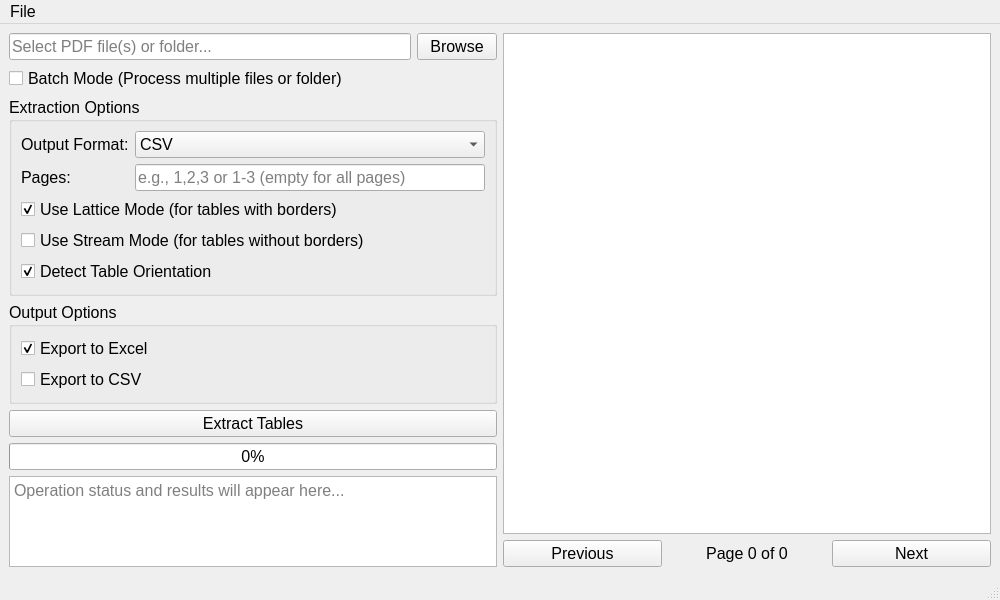
<?xml version="1.0" encoding="UTF-8"?>
<ui version="4.0">
 <class>MainWindow</class>
 <widget class="QMainWindow" name="MainWindow">
  <property name="geometry">
   <rect>
    <x>0</x>
    <y>0</y>
    <width>1000</width>
    <height>600</height>
   </rect>
  </property>
  <property name="windowTitle">
   <string>PDF Table Extractor</string>
  </property>
  <property name="font">
   <font>
    <pointsize>12</pointsize>
   </font>
  </property>
  <widget class="QWidget" name="centralwidget">
   <layout class="QHBoxLayout" name="horizontalLayout_3">
    <item>
     <layout class="QVBoxLayout" name="leftLayout">
      <item>
       <layout class="QHBoxLayout" name="horizontalLayout">
        <item>
         <widget class="QLineEdit" name="inputFileEdit">
          <property name="font">
           <font>
            <pointsize>12</pointsize>
           </font>
          </property>
          <property name="placeholderText">
           <string>Select PDF file(s) or folder...</string>
          </property>
          <property name="readOnly">
           <bool>true</bool>
          </property>
         </widget>
        </item>
        <item>
         <widget class="QPushButton" name="browseButton">
          <property name="font">
           <font>
            <pointsize>12</pointsize>
           </font>
          </property>
          <property name="text">
           <string>Browse</string>
          </property>
         </widget>
        </item>
       </layout>
      </item>
      <item>
       <widget class="QCheckBox" name="batchModeCheckbox">
        <property name="font">
         <font>
          <pointsize>12</pointsize>
         </font>
        </property>
        <property name="text">
         <string>Batch Mode (Process multiple files or folder)</string>
        </property>
       </widget>
      </item>
      <item>
       <widget class="QGroupBox" name="extractOptionsGroup">
        <property name="font">
         <font>
          <pointsize>12</pointsize>
         </font>
        </property>
        <property name="title">
         <string>Extraction Options</string>
        </property>
        <layout class="QVBoxLayout" name="verticalLayout">
         <item>
          <layout class="QFormLayout" name="formLayout">
           <item row="0" column="0">
            <widget class="QLabel" name="outputFormatLabel">
             <property name="text">
              <string>Output Format:</string>
             </property>
            </widget>
           </item>
           <item row="0" column="1">
            <widget class="QComboBox" name="outputFormatCombo">
             <item>
              <property name="text">
               <string>CSV</string>
              </property>
             </item>
             <item>
              <property name="text">
               <string>Excel</string>
              </property>
             </item>
             <item>
              <property name="text">
               <string>HTML</string>
              </property>
             </item>
             <item>
              <property name="text">
               <string>JSON</string>
              </property>
             </item>
            </widget>
           </item>
           <item row="1" column="0">
            <widget class="QLabel" name="pagesLabel">
             <property name="text">
              <string>Pages:</string>
             </property>
            </widget>
           </item>
           <item row="1" column="1">
            <widget class="QLineEdit" name="pagesEdit">
             <property name="placeholderText">
              <string>e.g., 1,2,3 or 1-3 (empty for all pages)</string>
             </property>
            </widget>
           </item>
          </layout>
         </item>
         <item>
          <widget class="QCheckBox" name="latticeCheck">
           <property name="text">
            <string>Use Lattice Mode (for tables with borders)</string>
           </property>
           <property name="checked">
            <bool>true</bool>
           </property>
          </widget>
         </item>
         <item>
          <widget class="QCheckBox" name="streamCheck">
           <property name="text">
            <string>Use Stream Mode (for tables without borders)</string>
           </property>
          </widget>
         </item>
         <item>
          <widget class="QCheckBox" name="detectOrientationCheck">
           <property name="text">
            <string>Detect Table Orientation</string>
           </property>
           <property name="checked">
            <bool>true</bool>
           </property>
          </widget>
         </item>
        </layout>
       </widget>
      </item>
      <item>
       <widget class="QGroupBox" name="outputOptionsGroup">
        <property name="font">
         <font>
          <pointsize>12</pointsize>
         </font>
        </property>
        <property name="title">
         <string>Output Options</string>
        </property>
        <layout class="QVBoxLayout" name="verticalLayout_2">
         <item>
          <widget class="QCheckBox" name="excelCheck">
           <property name="text">
            <string>Export to Excel</string>
           </property>
           <property name="checked">
            <bool>true</bool>
           </property>
          </widget>
         </item>
         <item>
          <widget class="QCheckBox" name="csvCheck">
           <property name="text">
            <string>Export to CSV</string>
           </property>
          </widget>
         </item>
        </layout>
       </widget>
      </item>
      <item>
       <widget class="QPushButton" name="extractButton">
        <property name="font">
         <font>
          <pointsize>12</pointsize>
         </font>
        </property>
        <property name="text">
         <string>Extract Tables</string>
        </property>
       </widget>
      </item>
      <item>
       <widget class="QProgressBar" name="progressBar">
        <property name="value">
         <number>0</number>
        </property>
       </widget>
      </item>
      <item>
       <widget class="QTextEdit" name="outputText">
        <property name="font">
         <font>
          <pointsize>12</pointsize>
         </font>
        </property>
        <property name="readOnly">
         <bool>true</bool>
        </property>
        <property name="placeholderText">
         <string>Operation status and results will appear here...</string>
        </property>
       </widget>
      </item>
     </layout>
    </item>
    <item>
     <layout class="QVBoxLayout" name="rightLayout">
      <item>
       <widget class="QGraphicsView" name="previewView">
        <property name="sizePolicy">
         <sizepolicy hsizetype="Expanding" vsizetype="Expanding">
          <horstretch>1</horstretch>
          <verstretch>0</verstretch>
         </sizepolicy>
        </property>
       </widget>
      </item>
      <item>
       <layout class="QHBoxLayout" name="navigationLayout">
        <item>
         <widget class="QPushButton" name="prevButton">
          <property name="text">
           <string>Previous</string>
          </property>
         </widget>
        </item>
        <item>
         <widget class="QLabel" name="pageLabel">
          <property name="text">
           <string>Page 0 of 0</string>
          </property>
          <property name="alignment">
           <set>Qt::AlignCenter</set>
          </property>
         </widget>
        </item>
        <item>
         <widget class="QPushButton" name="nextButton">
          <property name="text">
           <string>Next</string>
          </property>
         </widget>
        </item>
       </layout>
      </item>
     </layout>
    </item>
   </layout>
  </widget>
  <widget class="QMenuBar" name="menubar">
   <property name="geometry">
    <rect>
     <x>0</x>
     <y>0</y>
     <width>1000</width>
     <height>27</height>
    </rect>
   </property>
   <widget class="QMenu" name="menuFile">
    <property name="title">
     <string>File</string>
    </property>
    <addaction name="actionExit"/>
   </widget>
   <addaction name="menuFile"/>
  </widget>
  <widget class="QStatusBar" name="statusbar"/>
  <action name="actionExit">
   <property name="text">
    <string>Exit</string>
   </property>
   <property name="shortcut">
    <string>Ctrl+Q</string>
   </property>
  </action>
 </widget>
 <resources/>
 <connections>
  <connection>
   <sender>actionExit</sender>
   <signal>triggered()</signal>
   <receiver>MainWindow</receiver>
   <slot>close()</slot>
   <hints>
    <hint type="sourcelabel">
     <x>-1</x>
     <y>-1</y>
    </hint>
    <hint type="destinationlabel">
     <x>399</x>
     <y>299</y>
    </hint>
   </hints>
  </connection>
 </connections>
</ui>
